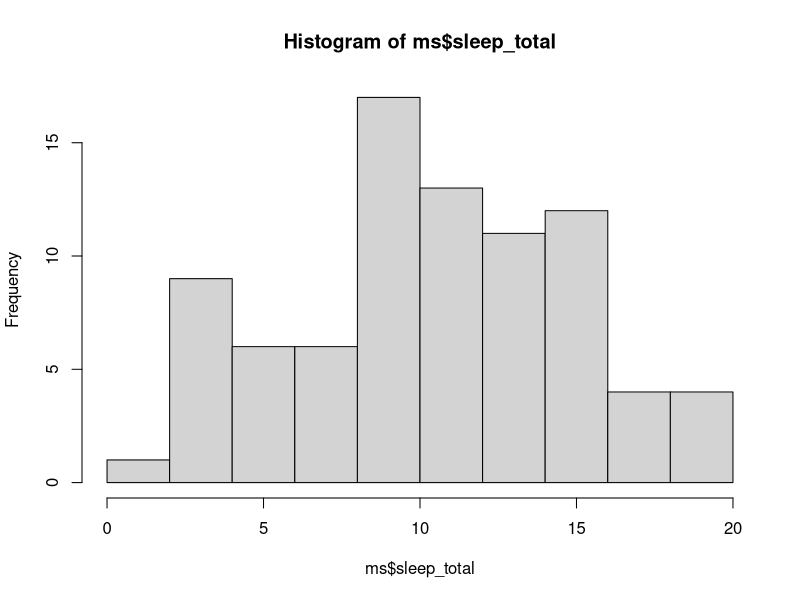
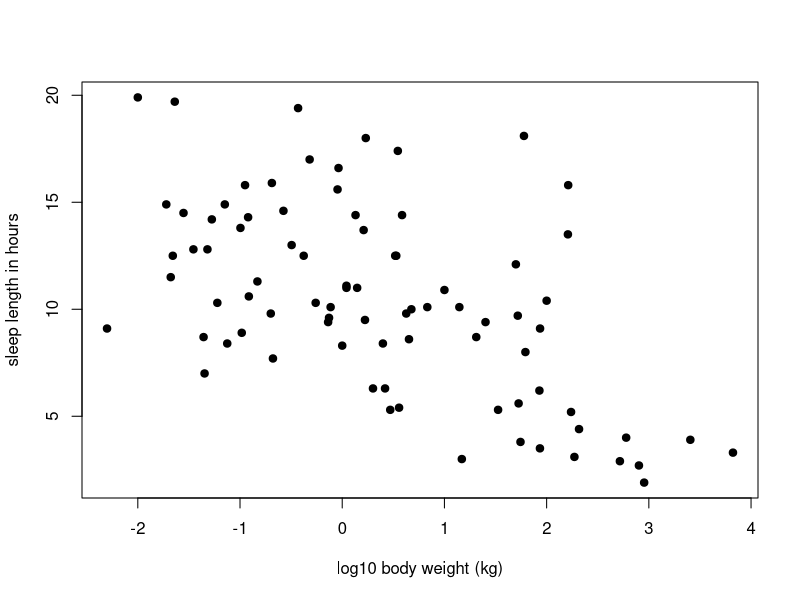
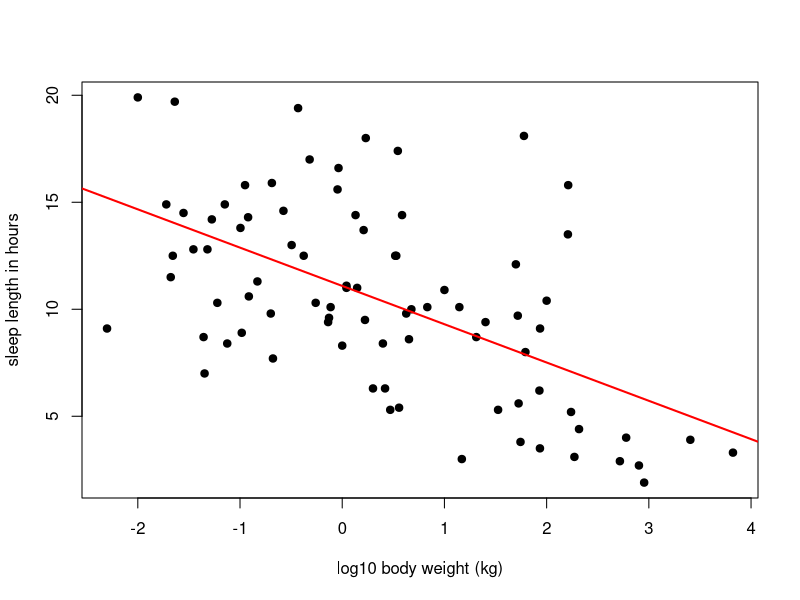
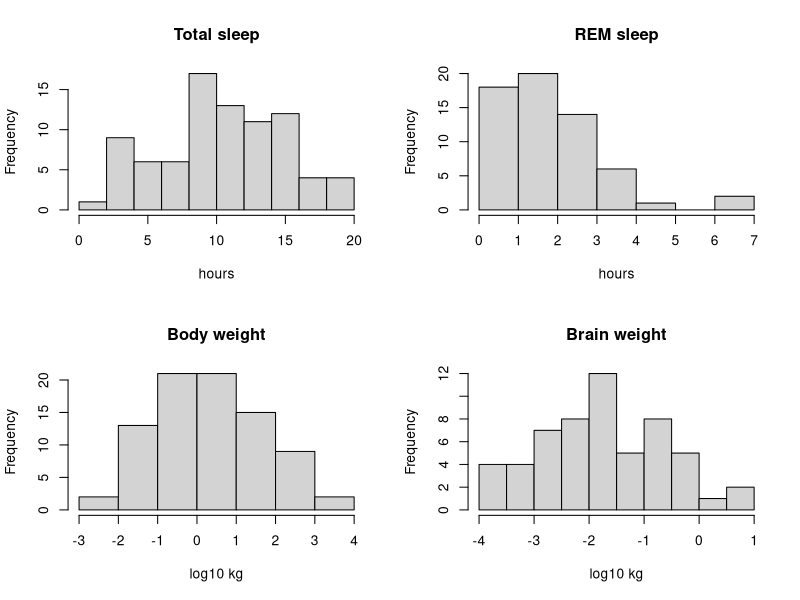
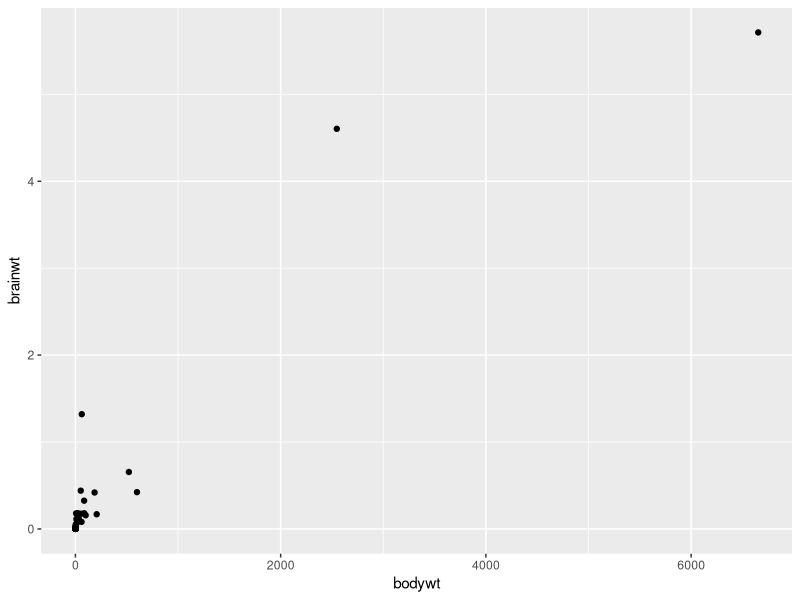
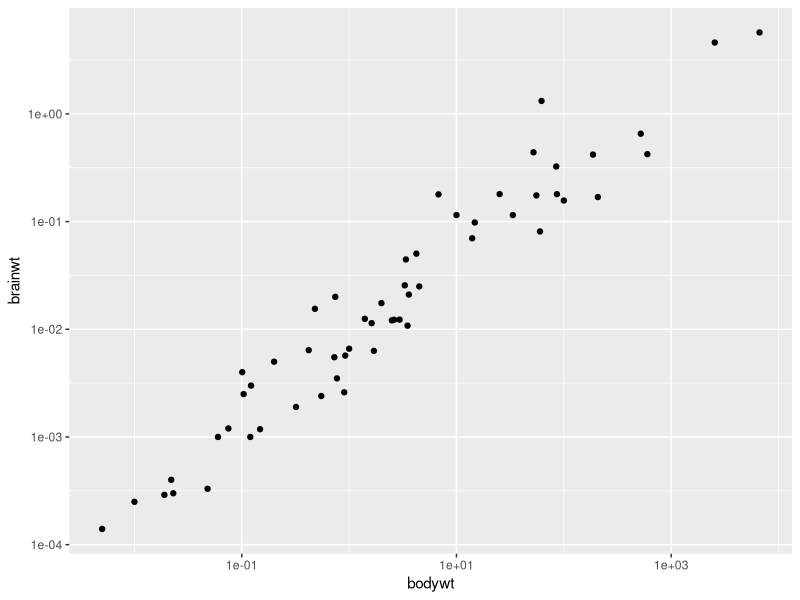
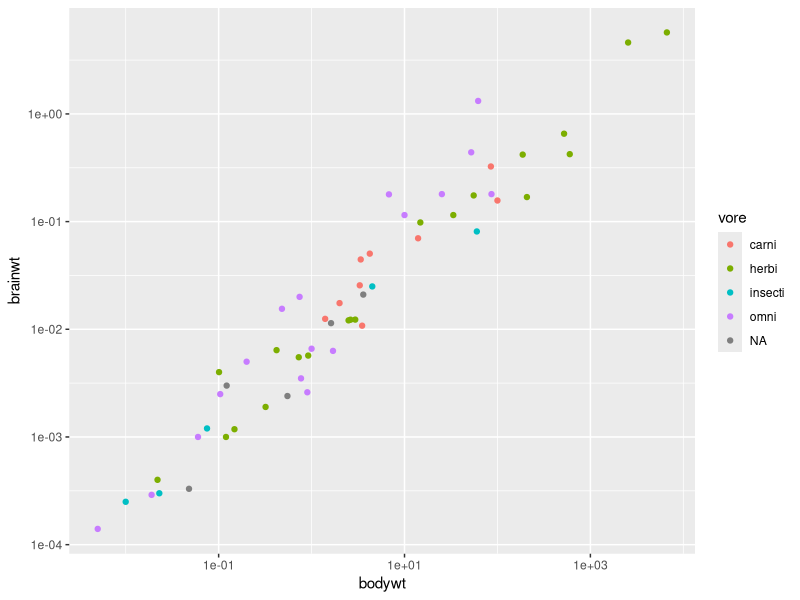
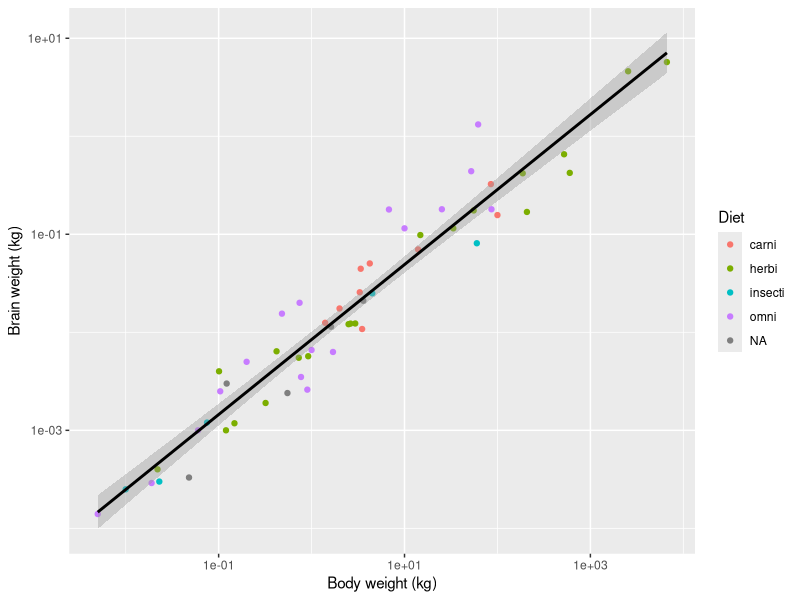

These charts were generated, in order, by the following R code:
## ---- chunk 1
knitr::opts_chunk$set(echo = TRUE)
## ---- chunk 2
library(ggplot2)
print(msleep) # comes with ggplot2
## ---- chunk 3
# it's a tidyverse tibble
# tidyverse and tibbles are great; but we have no time to cover tidyverse (unfortunatelly)
# so lets convert to our favorite data fram
ms <- as.data.frame(msleep)
# lets look at the data with str()
str(ms)
## ---- chunk 4
print(max(ms$sleep_total))
## ---- chunk 5
which.max(ms$sleep_total)
# so the index of the winner is...
## ---- chunk 6
ms[which.max(ms$sleep_total),]
# the actual winner is
## ---- chunk 7
hist(ms$sleep_total)
## ---- chunk 8
plot(log10(ms$bodywt), ms$sleep_total, pch = 19,
     xlab = "log10 body weight (kg)", ylab = "sleep length in hours")
## ---- chunk 9
ms$lbw<-log10(ms$bodywt)
plot(ms$lbw, ms$sleep_total, pch = 19,
     xlab = "log10 body weight (kg)", ylab = "sleep length in hours")
fit <- lm(sleep_total ~ lbw , data = ms)
abline(fit, col = "red", lwd = 2)
## ---- chunk 10
par(mfrow = c(2, 2)) # 2 rows, 2 columns
hist(ms$sleep_total, main = "Total sleep", xlab = "hours")
hist(ms$sleep_rem, main = "REM sleep", xlab = "hours")
hist(log10(ms$bodywt), main = "Body weight", xlab = "log10 kg")
hist(log10(ms$brainwt), main = "Brain weight", xlab = "log10 kg")
## ---- chunk 11
ggplot(ms, aes(x = bodywt, y = brainwt)) +
  geom_point() 
## ---- chunk 12
ggplot(ms, aes(x = bodywt, y = brainwt)) +
  geom_point() +
  scale_x_log10() +
  scale_y_log10()
## ---- chunk 13
ggplot(ms, aes(x = bodywt, y = brainwt,color=vore)) +
  geom_point() +
  scale_x_log10() +
  scale_y_log10()
## ---- chunk 14
ggplot(ms, aes(x = bodywt, y = brainwt,color=vore)) +
  geom_point() +
   geom_smooth(method = "lm", formula = y ~ x,color="black") +
  scale_x_log10() +
  scale_y_log10()+
    labs(x = "Body weight (kg)", y = "Brain weight (kg)", color = "Diet")
## ---- chunk 15
highlight <- subset(ms, name %in% c("Human", "Chimpanzee", "African elephant",
                                    "House mouse", "Cow"))
ggplot(ms, aes(x = bodywt, y = brainwt)) +
  geom_point(color = "grey60") +
  geom_point(data = highlight, color = "red", size = 2) +
  geom_text(data = highlight, aes(label = name), vjust = -1, size = 3) +
  scale_x_log10() +
  scale_y_log10() +
  labs(x = "Body weight (kg)", y = "Brain weight (kg)")
## ---- chunk 16
ggplot(ms, aes(x = vore, y = sleep_total)) +
  geom_boxplot()
## ---- chunk 17
msv <- subset(ms, !is.na(vore)) # ! means NOT
nrow(msv)
ggplot(msv, aes(x = vore, y = sleep_total)) +
  geom_boxplot()
## ---- chunk 18
ggplot(msv, aes(x = vore, y = sleep_total)) +
  geom_boxplot(outlier.shape = NA) + # hide outliers, the jitter shows all points anyway
  geom_jitter(width = 0.2, alpha = 0.5) +
  labs(x = "Diet", y = "Total sleep (hours per day)")
## ---- chunk 19
ggplot(msv, aes(x = bodywt, y = sleep_total,color=vore)) +
  geom_point() +
  scale_x_log10() +
  labs(x = "Body weight (kg)", y = "Total sleep (hours per day)")
## ---- chunk 20
ggplot(msv, aes(x = bodywt, y = sleep_total)) +
  geom_point() +
  scale_x_log10() +
  facet_wrap(~ vore) +
  labs(x = "Body weight (kg)", y = "Total sleep (hours per day)")
